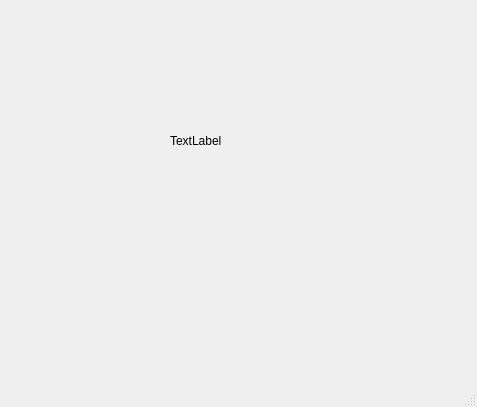
<?xml version="1.0" encoding="UTF-8"?>
<ui version="4.0">
 <class>MainWindow</class>
 <widget class="QMainWindow" name="MainWindow">
  <property name="geometry">
   <rect>
    <x>0</x>
    <y>0</y>
    <width>477</width>
    <height>407</height>
   </rect>
  </property>
  <property name="windowTitle">
   <string>MainWindow</string>
  </property>
  <widget class="QWidget" name="centralwidget">
   <widget class="QLabel" name="label">
    <property name="geometry">
     <rect>
      <x>170</x>
      <y>60</y>
      <width>121</width>
      <height>161</height>
     </rect>
    </property>
    <property name="styleSheet">
     <string notr="true">image: url(:/icon/야돈야돈.png);</string>
    </property>
    <property name="text">
     <string>TextLabel</string>
    </property>
   </widget>
  </widget>
  <widget class="QMenuBar" name="menubar">
   <property name="geometry">
    <rect>
     <x>0</x>
     <y>0</y>
     <width>477</width>
     <height>21</height>
    </rect>
   </property>
  </widget>
  <widget class="QStatusBar" name="statusbar"/>
 </widget>
 <resources>
  <include location="../EX04-07/aaa.qrc"/>
  <include location="aaa.qrc"/>
 </resources>
 <connections/>
</ui>
